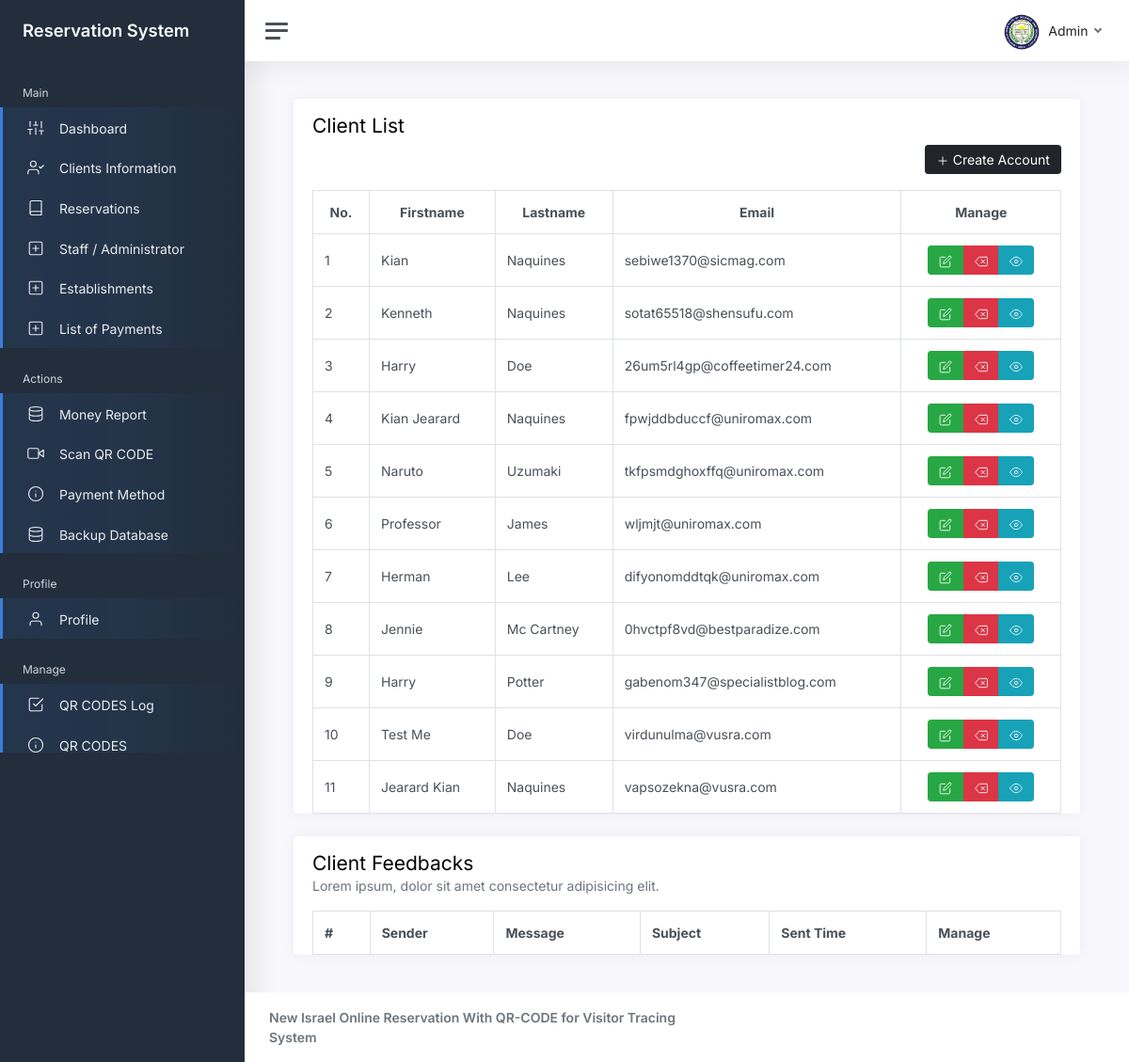
Page /admin/clients.php (signed in) on the committed database.
### tables this page shows
CREATE TABLE `advance_user` (
  `advance_user_id` int(11) NOT NULL,
  `advance_user_name` varchar(255) NOT NULL,
  `advance_user_email` varchar(255) NOT NULL,
  `gender` varchar(100) NOT NULL,
  `advance_user_role` varchar(255) NOT NULL,
  `advance_user_password` varchar(255) NOT NULL,
  `profile_image` varchar(255) NOT NULL,
  `verified` int(11) NOT NULL,
  `advance_user_created` datetime(6) NOT NULL
);

CREATE TABLE `client` (
  `client_id` int(11) NOT NULL,
  `client_firstname` varchar(255) NOT NULL,
  `client_lastname` varchar(255) NOT NULL,
  `client_email` varchar(255) NOT NULL,
  `client_password` varchar(255) NOT NULL,
  `client_gender` varchar(50) NOT NULL,
  `client_image` varchar(255) NOT NULL,
  `account_created` datetime NOT NULL,
  `role` int(2) NOT NULL,
  `verified` int(12) NOT NULL
);

### admin/src/validation_loggedin.php (called while the page is built, shortened)
<?php
	require_once '../src/token.php';
	if($_SESSION['token'] != $token){
		header('location: index?error=You must login first.');
		session_unset();
		session_destroy();
		exit();
	}elseif ($_SESSION['advance_user_loggedin'] !== TRUE) {
		header('location: index?error=You must login first.');
		session_unset();
		session_destroy();
		exit();
	}else if(empty($_SESSION['token']) AND empty($_SESSION['token']) AND empty($_SESSION['client_email']) AND empty($_SESSION['client_role']) ){
		header('location: index?error=You must login first.');
		session_unset();
		session_destroy();
		exit();
	}else{
		$id         = htmlspecialchars($_SESSION['advance_user_id']);
		$username   = htmlspecialchars($_SESSION['advance_user_name']);
	}
?>

### admin/clients.php (the view, shortened to what this page needs)
<?php include "src/validation_loggedin.php"; ?>
<!DOCTYPE html>
<html lang="en">
<head>
	<link href="css/app.css" rel="stylesheet">
	<link rel="stylesheet" type="text/css" href="https://cdn.datatables.net/v/bs5/jszip-2.5.0/dt-1.11.2/b-2.0.0/b-colvis-2.0.0/b-html5-2.0.0/b-print-2.0.0/datatables.min.css"/>
</head>
<body>
	<div class="wrapper">
		<?php include "includes/sidebar.php"; ?>
		<div class="main">
		<?php include "includes/navbar.php"; ?>
			<main class="content">
				<div class="container-fluid">
					<div class="card">
						<div class="card-header">
							<h3>Client List</h3>
							<div align="right">
								<a href="add_client.php" class="btn btn-dark"><i class="align-middle text-white" data-feather="plus"></i> Create Account</a>
							</div>
						</div>
                        <div class="card-body py-0">
                        	<div class="row">
                            <div class="col-xl-12 w-100 table-responsive">
                            <table class="table table-bordered my-0" id="mytable">
                                    <thead>
                                        <tr class="text-center">
											<th class="d-none d-md-table-cell">No.</th>
                                            <th>Firstname</th>
                                            <th>Lastname</th>
                                            <th class="d-none d-md-table-cell">Email</th>
                                            <th>Manage</th>
                                        </tr>
                                    </thead>
                                    <tbody>
                                    <?php
										$getclients = $conn->prepare("SELECT * FROM client");
										$getclients->execute();
										$result = $getclients->get_result();
										$i = 1;
										while ($row = $result->fetch_assoc()) {
											echo '
											<tr>
											<td class="d-none d-md-table-cell">'.$i++.'</td>
                                            <td>'.$row['client_firstname'].'</td>
                                            <td>'.$row['client_lastname'].'</td>
                                            <td class="d-none d-md-table-cell">'.$row['client_email'].'</td>
                                            <td class="text-center">
                                                <div class="btn-group">
                                                    <a href="update_client.php?profile='.$row['client_id'].'&&'.md5($row['client_gender']).'&&gender='.$row['client_gender'].'" class="btn btn-success "><i class="align-middle text-white" data-feather="edit"></i></a>
                                                    <button class="btn btn-danger" id="delete" data-id="'.$row['client_id'].'"><i class="align-middle text-white" data-feather="delete"></i></button>
													<a href="view_profile.php?profile_id='.$row['client_id'].'" class="btn btn-info" id="view"><i class="align-middle text-white" data-feather="eye"></i></a>
                                                </div>
                                            </td>
                                        </tr>
											';
										}
										?>
                                    </tbody>
                                </table>
								</div>
							</div>
                        </div>
						</div>
							<div class="card">
								<div class="card-header">
									<h3>Client Feedbacks</h3>
									<h6 class="card-subtitle text-muted">Lorem ipsum, dolor sit amet consectetur adipisicing elit.</h6>
								</div>
								<div class="card-body py-0">
									<div class="table-responsive">
									<table class="table table-bordered mb-0" id="messages">
										<thead>
											<tr>
												<th scope="col">#</th>
												<th scope="col">Sender</th>
												<th scope="col">Message</th>
												<th scope="col">Subject</th>
												<th scope="col">Sent Time</th>
												<th scope="col">Manage</th>
											</tr>
										</thead>
									</table>
								</div>
								</div>
							</div>
				</div>
			</main>
			<?php include "includes/footer.php"; ?>
		</div>
	</div>
</body>
</html>

### admin/includes/navbar.php (shortened to what this page needs)
<nav class="navbar navbar-expand navbar-light navbar-bg">
    <a class="sidebar-toggle d-flex">
        <i class="hamburger align-self-center"></i>
    </a>
    <div class="navbar-collapse collapse">
        <ul class="navbar-nav navbar-align">
            <li class="nav-item dropdown">
                <?php
							$getprofileimage = mysqli_query($conn,"SELECT profile_image FROM advance_user WHERE advance_user_id = '$id' LIMIT 1");
							while($getimage = mysqli_fetch_assoc($getprofileimage)){
									echo '
									<a class="nav-link dropdown-toggle d-none d-sm-inline-block" href="#" data-bs-toggle="dropdown">
										<img src="'.$getimage["profile_image"].'" class="avatar img-fluid rounded-circle me-1" alt="'.$username.'" /> <span class="text-dark">'.$username.'</span>
									</a>';
							}
						?>
            </li>
        </ul>
    </div>
</nav>

### rows in the picture
advance_user: profile_image (picture)
client: client_firstname "Kian", client_lastname "Naquines", client_email "sebiwe1370@sicmag.com"
client: client_firstname "Kenneth", client_lastname "Naquines", client_email "sotat65518@shensufu.com"
client: client_firstname "Harry", client_lastname "Doe", client_email "26um5rl4gp@coffeetimer24.com"
client: client_firstname "Kian Jearard", client_lastname "Naquines", client_email "fpwjddbduccf@uniromax.com"
client: client_firstname "Naruto", client_lastname "Uzumaki", client_email "tkfpsmdghoxffq@uniromax.com"
client: client_firstname "Professor", client_lastname "James", client_email "wljmjt@uniromax.com"
client: client_firstname "Herman", client_lastname "Lee", client_email "difyonomddtqk@uniromax.com"
client: client_firstname "Jennie", client_lastname "Mc Cartney", client_email "0hvctpf8vd@bestparadize.com"
client: client_firstname "Harry", client_lastname "Potter", client_email "gabenom347@specialistblog.com"
client: client_firstname "Test Me", client_lastname "Doe", client_email "virdunulma@vusra.com"
client: client_firstname "Jearard Kian", client_lastname "Naquines", client_email "vapsozekna@vusra.com"
